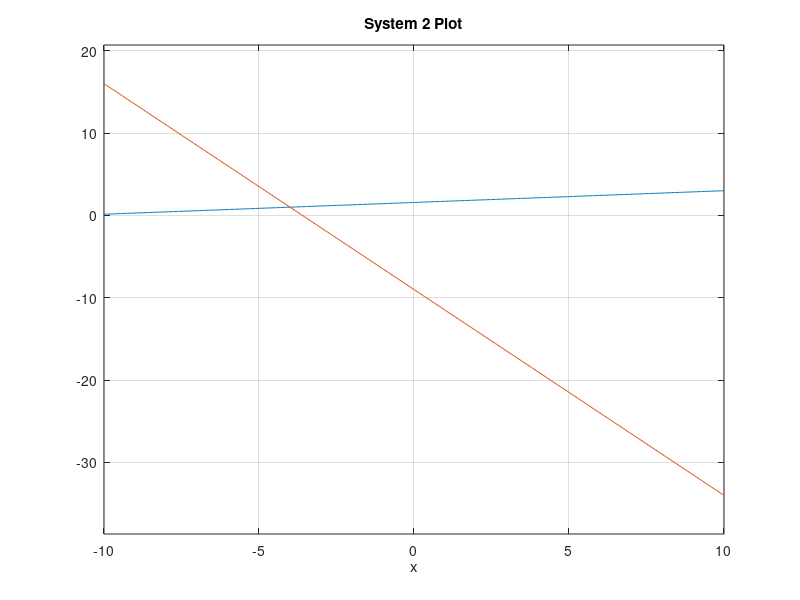

Write the MATLAB code that produced this figure.
% Lab Assignment 4 -- Luis Kligman

% System 2
% Equations: x - 7y = -11
%            5x + 2y = -18

% Plot to check visually
figure
ezplot(' (x+11)/7 ', [-10, 10])  % from x - 7y = -11 --> y = (x+11) / 7
hold on
ezplot(' (-5*x-18)/2 ', [-10, 10])  % from 5x + 2y = -18 --> y = (-5x - 18) / 2
title('System 2 Plot')
grid on  
hold off

% Write as matrix equation Ax = b
A = [1, -7; 5, 2];
b = [-11; -18];

% Solve with backslash operator
x = A \ b;

% Augmented matrix and rref
B = [1, -7, -11; 5, 2, -18];
rref(B)

% The system has one unique solution
% From rref, solution: -4, 1